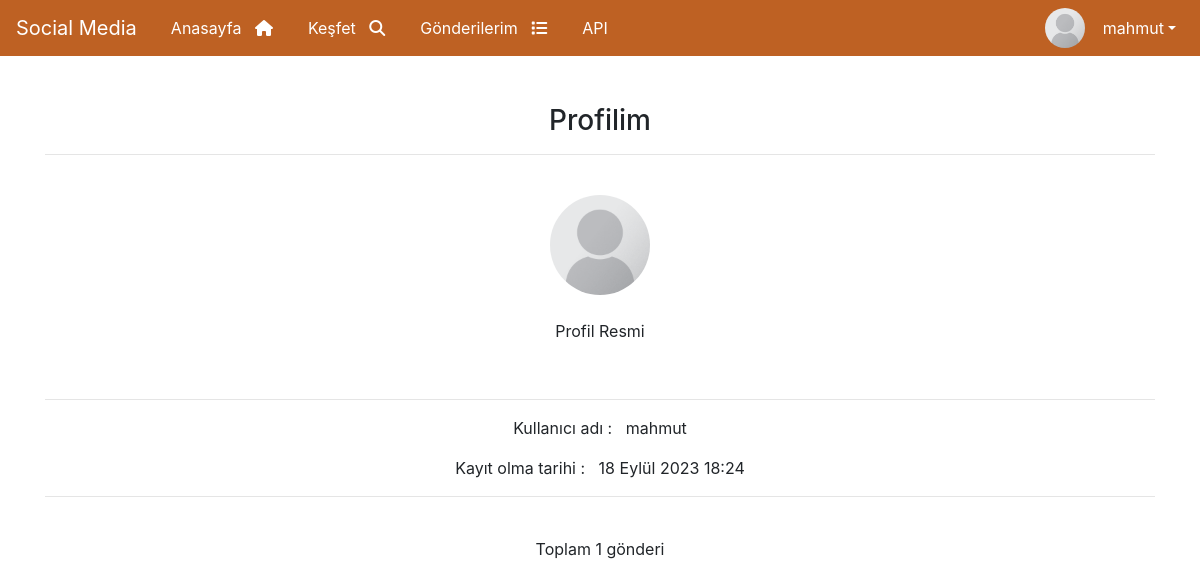
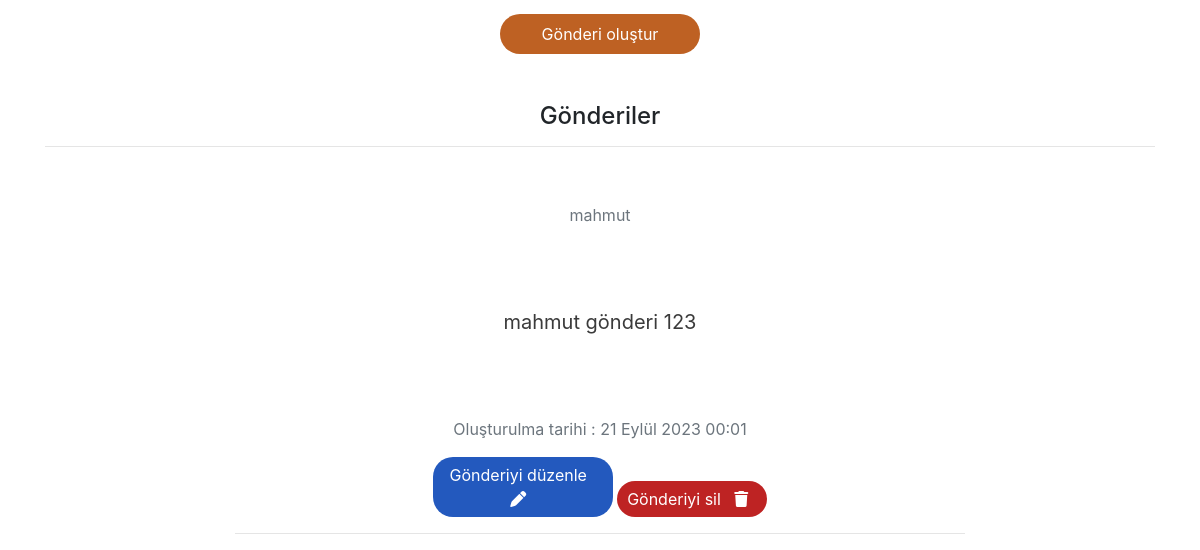
Page /user/profile/ (signed in) on the earlier database version (2 pictures, top to bottom).
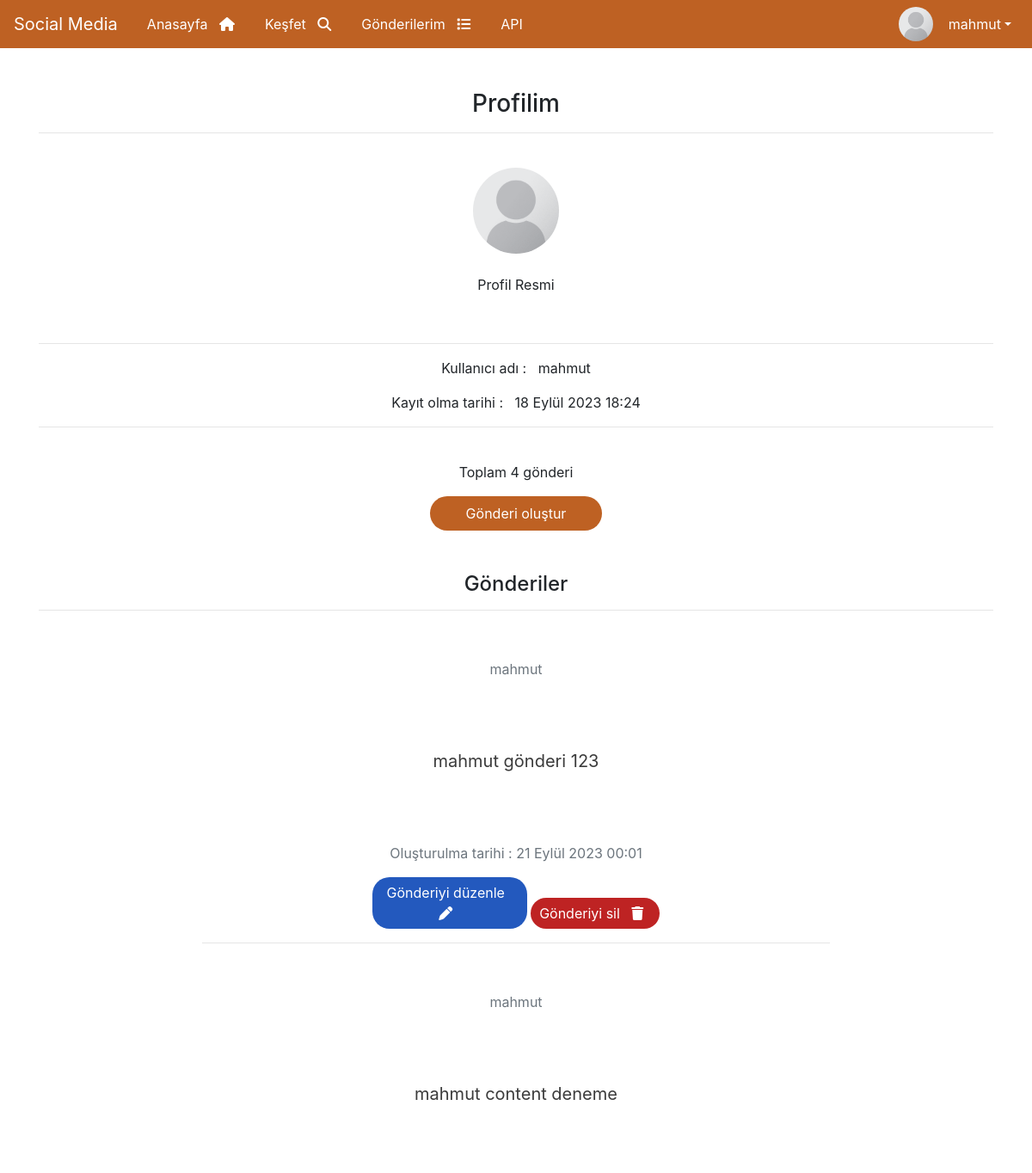
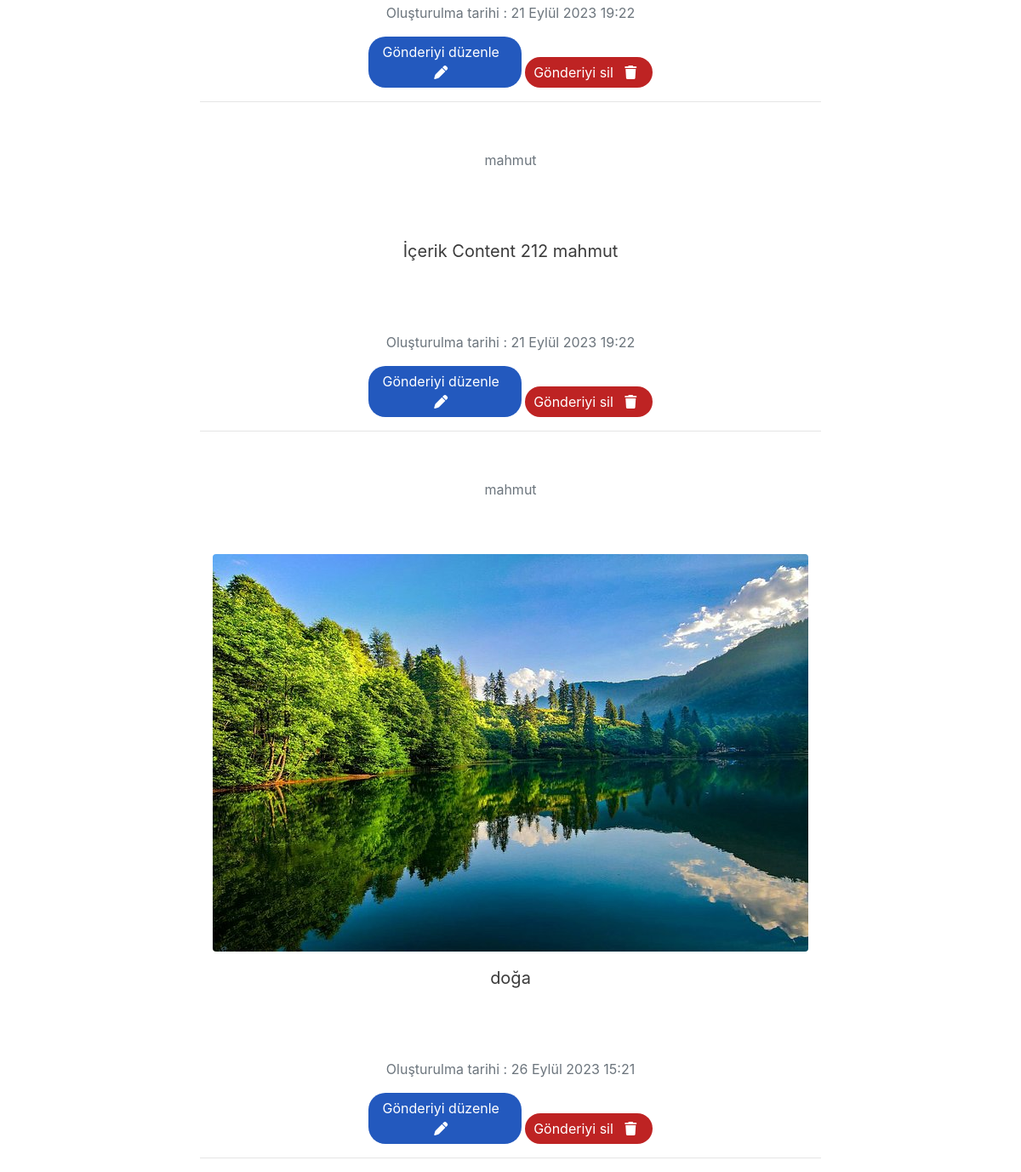
Same page on the later database version (2 pictures, top to bottom).
### post/models.py (models this page shows, shortened)
class Post(models.Model):
    author = models.ForeignKey("auth.User", on_delete=models.CASCADE, verbose_name="Yazar")
    post_image = models.FileField(verbose_name="Resim Ekle", blank=True, null=True)
    content = models.CharField(max_length=10000, null=True, blank=True, verbose_name="İçerik")
    created_date = models.DateTimeField(auto_now_add=True, verbose_name="Oluşturulma tarihi")

### user/views.py (the view)
# urls.py: path('profile/', views.profileUser, name="profileUser"),
def profileUser(request):
    if not request.user.is_authenticated:
        messages.info(request, "Profilinizi görüntüleyebilmek için giriş yapmalısınız.")
        return redirect("user:login")
    user = request.user
    registiration_date = user.date_joined
    posts = Post.objects.filter(author = request.user)
    context = {
        'user':user,
        'registiration_date' :registiration_date,
        'posts':posts
    }
    return render(request, "user/Userprofile.html", context)

### templates/user/Userprofile.html (shortened to what this page needs)
{% extends 'layout.html' %}
{% load static %}
{% block body %}
    <h3 class="header-text">Profilim</h3>
    <hr>
    <br>
    <img class="profile-photo" src="{% static 'img/placeholder.png' %}" alt="Profile Photo">
    <br>
    <p class="profile-text" >Profil Resmi</p>
    <br>
    <hr>
    <p class="profile-text">Kullanıcı adı : &nbsp; {{user.username}} </p>
    <p class="profile-text">Kayıt olma tarihi : &nbsp; {{registiration_date}} </p>
    <hr>
    <br>
    <p class="total-post">Toplam {{ posts|length }} gönderi</p>
    <a class="add-post-button" href="{% url 'post:addPost' %}">Gönderi oluştur</a>
    <br><br>
    <h4 class="header-text">Gönderiler</h4>
    <hr>
    {% if posts %}
    {% for post in posts %}
    <br>
    <div class="row">
        <div class="col-lg-8 text-align">
            <p><div class="text-muted fst-italic mb-2"> {{ post.author.username }} </div></p>
            <br><br>
            {% if post.post_image %}
                <img class="img-fluid rounded detail-img" src="{{post.post_image.url}}" alt="">
            {% endif %}
            <p><div class="post-detail">{{ post.content }} </div></p>
            <p><div class="text-muted fst-italic mb-2"> Oluşturulma tarihi : {{post.created_date}} </div></p>
            <a class="post-update-button" href="{% url 'post:updatePost' post.id %}">Gönderiyi düzenle &nbsp; <i class="fa-solid fa-pen"></i> </a>
            <a class="post-delete-button" href="{% url 'post:deletePost' post.id %}" onclick="return confirm('Bu gönderiyi silmek istediğinize emin misiniz?')">Gönderiyi sil &nbsp; <i class="fa-solid fa-trash"></i> </a>
            <hr>
        </div>
    </div>
    {% endfor %}
    {% else %}
    <div class="alert alert-danger">Henüz gönderi yok.</div>
    {% endif %}
{% endblock body %}

### templates/layout.html (shortened to what this page needs)
<!DOCTYPE html>
{% load static %}
<html lang="en">
<head>
    <link rel="stylesheet" href="https://cdn.jsdelivr.net/npm/bootstrap@4.0.0/dist/css/bootstrap.min.css">
    <link rel="stylesheet" href="{% static 'css/style.css' %}">
    <link rel="stylesheet" href="https://cdnjs.cloudflare.com/ajax/libs/font-awesome/6.4.2/css/all.min.css" />
</head>
<body>
    {% include 'includes/navbar.html' %}
    <div class="container">
        <br><br>
    {% block body %}
    {% endblock body %}
</div>
</body>
</html>

### templates/includes/navbar.html (shortened to what this page needs)
<nav class="navbar navbar-expand-lg navbar-light bg-light">
    <a class="navbar-brand" href="{% url 'index' %}">Social Media</a>
    <div class="collapse navbar-collapse" id="navbarNav">
      <ul class="navbar-nav">
        <li class="nav-item active">
          <a class="nav-link" href="{% url 'index' %}">Anasayfa &nbsp; <i class="fa-solid fa-house"></i> <span class="sr-only">(current)</span></a>
        </li>
        <li class="nav-item">
          <a class="nav-link" href="{% url 'post:posts' %}" title="Keşfet">Keşfet &nbsp; <i class="fa-solid fa-magnifying-glass"></i></a>
        </li>
        <li class="nav-item">
          <a class="nav-link" href="{% url 'post:dashboard' %}" title="Keşfet">Gönderilerim &nbsp; <i class="fa-solid fa-list"></i></a>
        </li>
        <li class="nav-item">
          <a class="nav-link" href="/api/">API</a>
        </li>
      </ul>
      {% load static %}
      <ul class="navbar-nav ml-auto">
        {% if request.user.is_authenticated %}
            <img class="profile-photo-navbar" src="{% static 'img/placeholder.png' %}" alt="Profile Photo">
            <div class="nav-item dropdown">
              <a class="nav-link dropdown-toggle username-navbar" id="userDropdown" data-toggle="dropdown" aria-haspopup="true" aria-expanded="false">{{request.user}}</a>
            </div>
        {% endif %}
      </ul>
    </div>
  </nav>

### static/css/style.css (style rules this page uses)
* { box-sizing: border-box; margin: 0; padding: 0; }
.navbar { background-color: #be6123 !important; }
.navbar-brand { color: #fff !important; }
.nav-link { color: #fff !important; transition: 0.3s; border-radius: 40px; margin-left: 10px; }
.row { align-items: center !important; justify-content: center; text-align: center; }
.fa-solid { margin-right: 9px; }
.post-detail { font-size: 20px !important; color: #3b3b3b; text-decoration: none !important; margin-bottom: 80px !important; }
.nav-item.dropdown { position: relative; }
.header-text { text-align: center; }
.profile-text { text-align: center; }
.profile-photo { display: block; margin-left: auto; margin-right: auto; height: 100px; border-radius: 60px; }
.profile-photo-navbar { border-radius: 40px; height: 40px; }
.add-post-button { color: #fff; background: #be6123 ; padding: 8px; text-decoration: none; display: inline-block; width: 200px !important; text-align: center; border-radius: 30px; transition: 0.3s; display: block; margin-left: auto; margin-right: auto; }
.total-post { text-align: center; }
.post-update-button { color: #fff; background-color: #2359be; text-align: center; text-decoration: none; padding: 6px; border-radius: 20px; width: 180px; display: inline-block; transition: 0.3s; }
.post-delete-button { color: #fff; background-color: #be2323; text-align: center; text-decoration: none; padding: 6px; border-radius: 20px; width: 150px; display: inline-block; transition: 0.3s; }

Differences in the rows shown:
added Post: author.username "mahmut", content "mahmut content deneme", created_date "21 Eylül 2023 19:22"
added Post: author.username "mahmut", content "İçerik Content 212 mahmut", created_date "21 Eylül 2023 19:22"
added Post: author.username "mahmut", post_image (picture), content "doğa", created_date "26 Eylül 2023 15:21"
Other differences:
{{ posts|length }}: "1" → "4"
